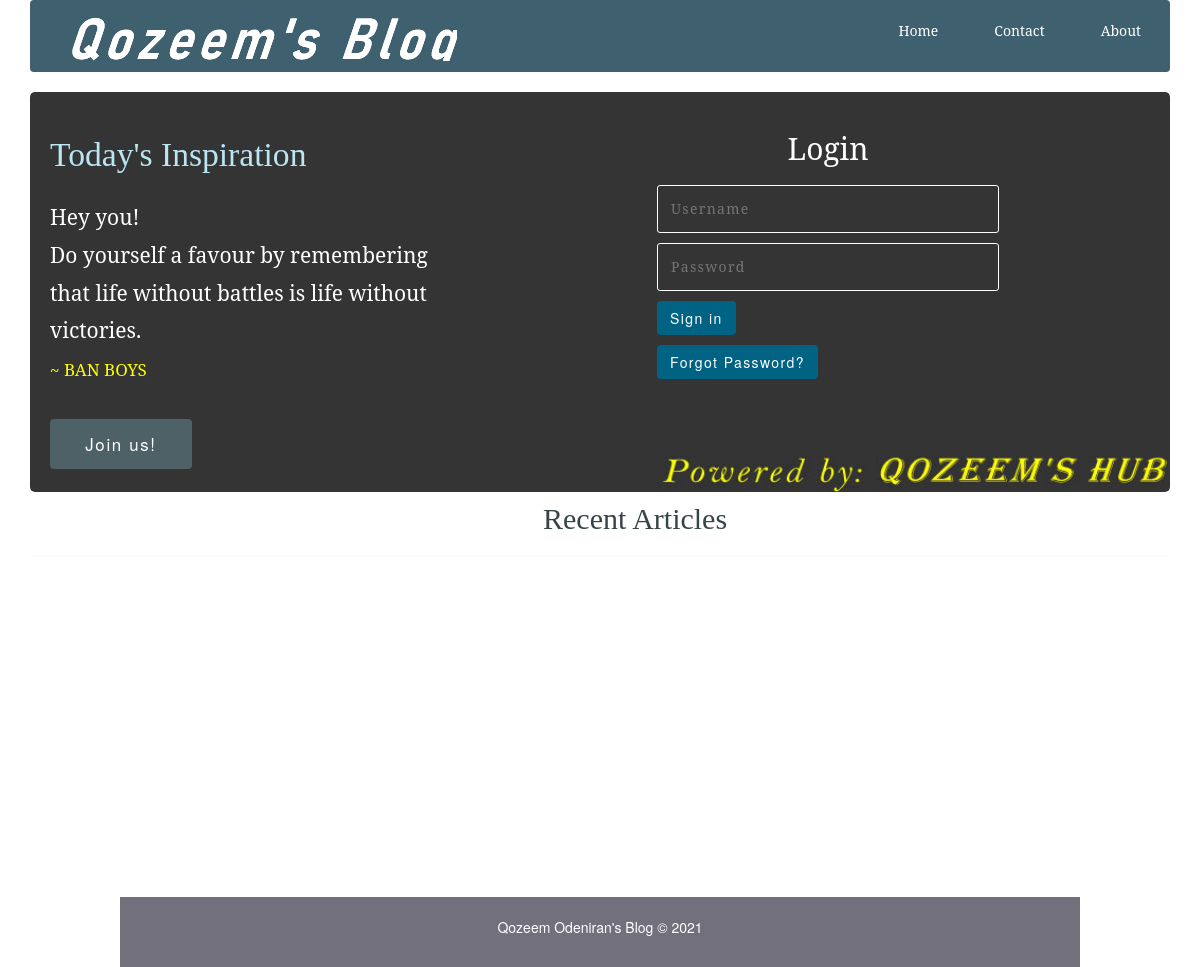
Before: / with the older database file.
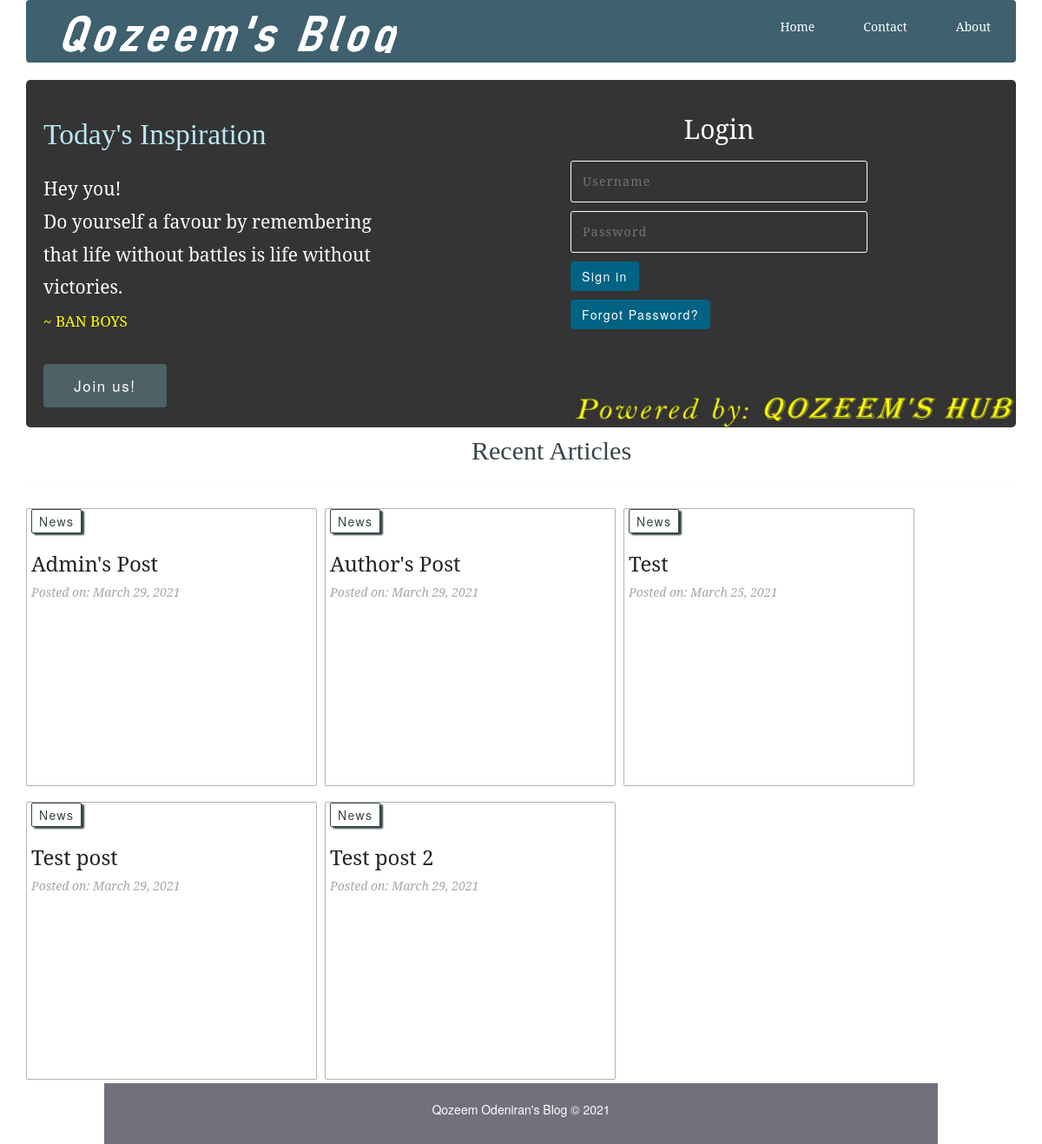
After: the same page with the newer database file.
### tables this page shows
CREATE TABLE `topics` (
  `id` int(11) DEFAULT NULL,
  `name` varchar(255) DEFAULT NULL,
  `slug` varchar(255) DEFAULT NULL
);

CREATE TABLE `posts` (
  `id` int(11) NOT NULL,
  `user_id` int(11) DEFAULT NULL,
  `author_username` varchar(256) NOT NULL,
  `author_role` varchar(256) NOT NULL,
  `title` varchar(255) NOT NULL,
  `slug` varchar(255) NOT NULL,
  `views` int(11) NOT NULL DEFAULT 0,
  `image` varchar(255) NOT NULL,
  `body` text NOT NULL,
  `published` tinyint(1) NOT NULL,
  `created_at` timestamp NOT NULL DEFAULT current_timestamp() ON UPDATE current_timestamp(),
  `updated_at` timestamp NOT NULL DEFAULT current_timestamp()
);

### includes/registration_login.php (called while the page is built, shortened)
<?php
	$username = "";
?>

### includes/public_functions.php (called while the page is built, shortened)
<?php
function getPublishedPosts() {
	global $conn;
	$sql = "SELECT * FROM posts WHERE published=true";
	$result = mysqli_query($conn, $sql);
	$posts = mysqli_fetch_all($result, MYSQLI_ASSOC);
	$final_posts = array();
	foreach ($posts as $post) {
		$post['topic'] = getPostTopic($post['id']);
		array_push($final_posts, $post);
	}
	return $final_posts;
}
function getPostTopic($post_id){
	global $conn;
	$sql = "SELECT * FROM topics WHERE id=
			(SELECT topic_id FROM post_topic WHERE post_id=$post_id) LIMIT 1";
	$result = mysqli_query($conn, $sql);
	$topic = mysqli_fetch_assoc($result);
	return $topic;
}
?>

### index.php (the view, shortened to what this page needs)
<?php require_once('config.php') ?>
<?php require_once( ROOT_PATH . '/includes/public_functions.php') ?>
<?php require_once( ROOT_PATH . '/includes/registration_login.php') ?>
<?php $posts = getPublishedPosts(); ?>
<?php require_once( ROOT_PATH . '/includes/head_section.php') ?>
</head>
<body>
	<div class="container">
<?php include( ROOT_PATH . '/includes/navbar.php') ?>
<?php include( ROOT_PATH . '/includes/banner.php') ?>
		<div class="content">
			<h2 class="content-title">Recent Articles</h2>
			<hr>
			<?php foreach ($posts as $post): ?>
			<div class="post" style="margin-left: 0px;">
			<?php if (isset($post['topic']['name'])): ?>
			<a
				href="<?php echo BASE_URL . 'filtered_posts.php?topic=' . $post['topic']['id'] ?>"
				class="btn category" style="margin-top: -5px;">
				<?php echo $post['topic']['name'] ?>
			</a>
			<?php endif ?>
			<a href="single_post.php?post-slug=<?php echo $post['slug']; ?>">
				<div class="post_info" style="margin-top: 50px;">
					<h3><?php echo $post['title'] ?></h3>
				<div class="info">
					<span>Posted on: <?php echo date("F j, Y ", strtotime($post["created_at"])); ?></span>
				</div>
				</div>
			</a>
			</div>
			<?php endforeach ?>
		</div>
 <?php include( ROOT_PATH . '/includes/footer.php') ?>

### includes/head_section.php (shortened to what this page needs)
<!DOCTYPE html>
<html lang="en-US">
<head>
<link rel="stylesheet" href="static/css/public_styling.css">
<link rel="stylesheet" href="https://cdnjs.cloudflare.com/ajax/libs/twitter-bootstrap/3.3.7/css/bootstrap.min.css" />

### includes/navbar.php
<div class="navbar">
		<div class="logo_div">
			<div class="logo">
				<a href="index.php"><img src="/admin/./uploads/logo.png" alt="logo"></a>
			</div>
		</div>
			<ul>
			  <li><a class="active" href="https://qozeemblog.herokuapp.com/index.php">Home</a></li>
			  <li><a href="https://qozeemblog.herokuapp.com/contact.php">Contact</a></li>
			  <li><a href="https://qozeemblog.herokuapp.com/about.php">About</a></li>
			</ul>
</div>

### includes/banner.php (shortened to what this page needs)
<?php if (isset($_SESSION['user']['username'])) { ?>
	<div class="logged_in_info">
		<span>welcome <?php echo $_SESSION['user']['username'] ?></span>
		|
		<span><a href="logout.php">logout</a></span>
	</div>
<?php }else{ ?>
	<div class="banner">
		<div class="welcome_msg">
			<h1>Today's Inspiration</h1>
			<p>
			    Hey you! <br>
			    Do yourself a favour by remembering <br>
			    that life without battles is life without victories. <br>
				<span>~ BAN BOYS</span>
			</p>
			<a href="register.php" class="btn">Join us!</a>
		</div>
		<div class="login_div">
			<form action="<?php echo BASE_URL . 'index.php'; ?>" method="post" >
				<h2>Login</h2>
				<input type="text" name="username" value="<?php echo $username; ?>" placeholder="Username">
				<input type="password" name="password"  placeholder="Password">
				<button class="btn" type="submit" name="login_btn">Sign in</button>
				<button type="submit" class="btn" name="forgot_btn">Forgot Password?</button>
			</form>
		</div>
	</div>
<?php } ?>

### includes/footer.php
<div class="footer">
			<p>Qozeem Odeniran's Blog &copy; <?php echo date('Y'); ?></p>
		</div>
	</div>
</body>
</html>

### static/css/public_styling.css (style rules this page uses)
* { margin: 0px; padding: 0px; }
html { height: 100%; box-sizing: border-box; }
body { position: relative; margin: 0; padding-bottom: 6rem; min-height: 100%; }
h1, h2, h3, h4, h5, h6 { color: #444; font-family: 'Averia Serif Libre', cursive; }
a { text-decoration: none; }
ul, ol { margin-left: 40px; }
hr { margin: 10px 0px; opacity: .25; }
form h2 { margin: 25px auto; text-align: center; font-family: 'Averia Serif Libre', cursive; }
form input { width: 100%; display: block; padding: 13px 13px; font-size: 1em; margin: 5px auto 10px; border-radius: 3px; box-sizing : border-box; background: transparent; border: 1px solid #3E606F; }
.btn { color: white; background: #4E6166; text-align: center; border: none; border-radius: 5px; display: block; letter-spacing: .1em; margin: 10px 0px; padding: 13px 20px; text-decoration: none; }
.container { width: 80%; margin: 0px auto; }
.navbar { margin: 0 auto; overflow: hidden; background-color: #3E606F; border-radius: 0px 0px 6px 6px; }
.navbar ul { list-style-type: none; float: right; }
.navbar ul li { float: left; font-family: 'Noto Serif', serif; }
.navbar ul li a { display: block; color: white; text-align: center; padding: 20px 28px; text-decoration: none; }
.navbar .logo_div { float: left; padding-top: 5px; padding-left: 40px; }
.footer { position: absolute; right: 0; bottom: 0; left: 0; color: white; background-color: #73707D; text-align: center; width: 80%; margin: 20px auto 0px; padding: 20px 0px; }
.logo { margin: 5px auto; max-width: 386; max-height: 50; background-image: url('/admin/./uploads/logo.png'); background-size: 100%; }
.banner { margin: 5px auto; min-height: 400px; color: white; border-radius: 5px; background-image: url('/admin/./uploads/banner.jpg'); background-size: 100% 100%; }
.banner .welcome_msg { width: 45%; float: left; padding: 20px; }
.banner .welcome_msg h1 { color: #B9E6F2; margin: 25px 0px; font-size: 2.4em; font-family: 'Averia Serif Libre', cursive; }
.banner .welcome_msg p { color: white; font-size: 1.5em; line-height: 1.8em; font-family: 'Noto Serif', serif; }
.banner .welcome_msg p span { font-size: .81em; color: yellow; }
.banner .welcome_msg a { width: 30%; margin: 20px 0px; padding: 12px 15px; font-size: 1.2em; text-decoration: none; }
.banner .login_div { width: 50%; float: left; }
.banner .login_div form { margin-top: 40px; }
.banner .login_div form h2 { color: white; margin-bottom: 20px; font-family: 'Noto Serif', serif; }
.banner .login_div form input { width: 60%; color: white; border: 1px solid white; margin: 10px auto; letter-spacing: 1.3px; font-family: 'Noto Serif', serif; }
.banner .login_div form button { display: block; background: #006384; margin-left: 20%; }
.content { margin: 5px auto; border-radius: 5px; min-height: 400px; }
.content:after { content: ""; display: block; clear: both; }
.content .content-title { margin: 10px 0px; color: #374447; font-family: 'Averia Serif Libre', cursive; }
.content .post { width: 335px; margin: 9px; min-height: 320px; float: left; border-radius: 2px; border: 1px solid #b3b3b3; position: relative; }
.content .post .category { margin-top: 0px; padding: 3px 8px; color: #374447; background: white; display: inline-block; border-radius: 2px; border: 1px solid #374447; box-shadow: 3px 2px 2px; position: absolute; left: 5px; top: 5px; z-index: 3; }
.content .post .post_info { height: 100%; padding: 0px 5px; font-weight: 200; font-family: 'Noto Serif', serif; }
.content .post .post_info { color: #222; }
.content .post .post_info span { color: #A6A6A6; font-style: italic; }
form button { margin: 5px 0px; }
.post { border: 1px solid #ccc; margin-top: 10px; }

Changed rows visible on the page:
added posts: title "Admin's Post", created_at "March 29, 2021"
now on this page (row unchanged): topics: name "News"
added posts: title "Author's Post", created_at "March 29, 2021"
added posts: title "Test", created_at "March 25, 2021"
added posts: title "Test post", created_at "March 29, 2021"
added posts: title "Test post 2", created_at "March 29, 2021"
